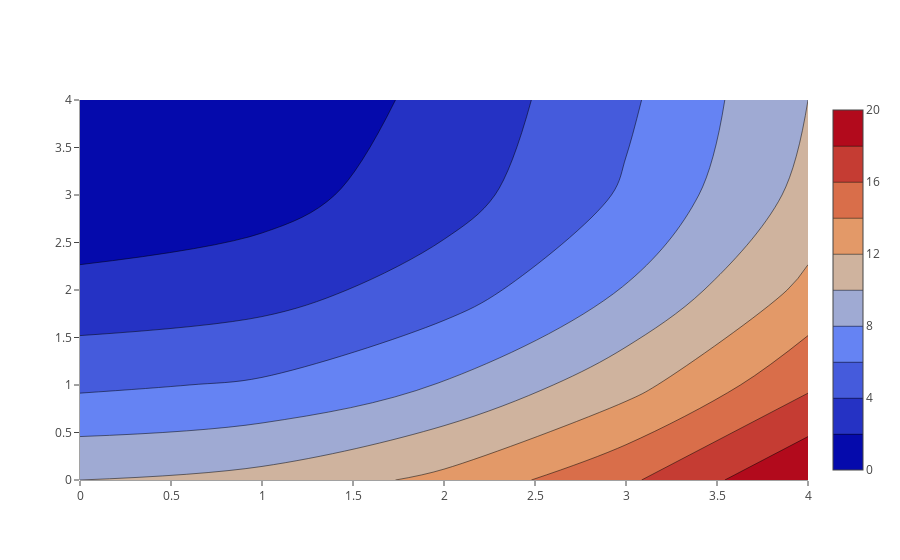

The notebook cell saved with this chart:
### Markdown cell above
## Script tags

The following output from the library plotly depends on `<script>` tags.

### Code cell
import plotly.offline as py
from plotly.graph_objs import Data, Contour
py.init_notebook_mode(connected=True)

data = Data([
    Contour(
        z=[[10, 10.625, 12.5, 15.625, 20],
           [5.625, 6.25, 8.125, 11.25, 15.625],
           [2.5, 3.125, 5., 8.125, 12.5],
           [0.625, 1.25, 3.125, 6.25, 10.625],
           [0, 0.625, 2.5, 5.625, 10]]
    )
])
py.iplot(data, show_link=False)

### Figure 1 — Plotly figure (JSON) as saved in the notebook; plotly's stock layout.template omitted (floating-point values rounded to 4 significant figures)
{"data": [{"type": "contour", "z": [[10, 10.62, 12.5, 15.62, 20], [5.625, 6.25, 8.125, 11.25, 15.62], [2.5, 3.125, 5, 8.125, 12.5], [0.625, 1.25, 3.125, 6.25, 10.62], [0, 0.625, 2.5, 5.625, 10]]}], "layout": {}}
